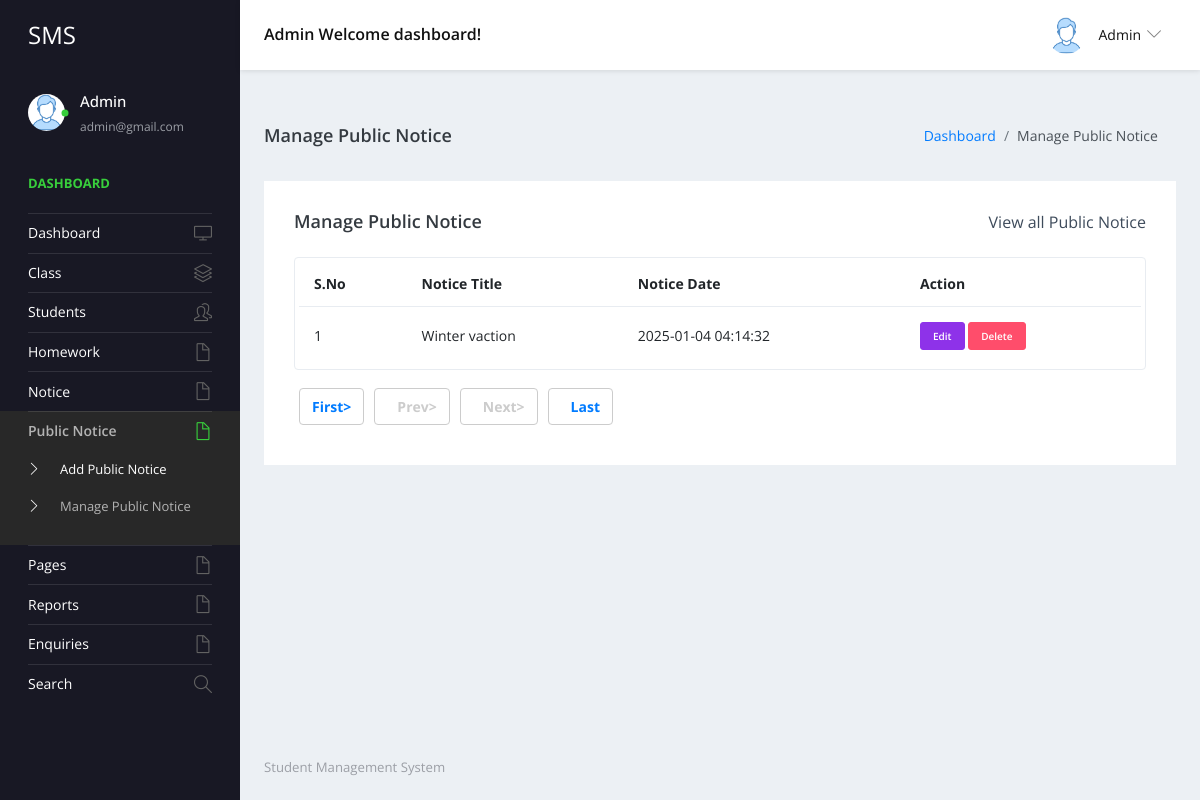
/admin/manage-public-notice.php (signed in), run on the app's committed database.
### tables this page shows
CREATE TABLE `tblpublicnotice` (
  `ID` int(5) NOT NULL,
  `NoticeTitle` varchar(200) DEFAULT NULL,
  `NoticeMessage` mediumtext DEFAULT NULL,
  `CreationDate` timestamp NULL DEFAULT current_timestamp()
);

### admin/manage-public-notice.php (the view, shortened to what this page needs)
<?php
include('includes/dbconnection.php');
if (strlen($_SESSION['sturecmsaid']==0)) {
  header('location:logout.php');
  } else{
?>
<!DOCTYPE html>
<html lang="en">
  <head>
    <link rel="stylesheet" href="vendors/simple-line-icons/css/simple-line-icons.css">
    <link rel="stylesheet" href="vendors/flag-icon-css/css/flag-icon.min.css">
    <link rel="stylesheet" href="vendors/css/vendor.bundle.base.css">
    <link rel="stylesheet" href="./vendors/daterangepicker/daterangepicker.css">
    <link rel="stylesheet" href="./vendors/chartist/chartist.min.css">
    <link rel="stylesheet" href="./css/style.css">
  </head>
  <body>
    <div class="container-scroller">
     <?php include_once('includes/header.php');?>
      <div class="container-fluid page-body-wrapper">
        <?php include_once('includes/sidebar.php');?>
        <div class="main-panel">
          <div class="content-wrapper">
             <div class="page-header">
              <h3 class="page-title"> Manage Public Notice </h3>
              <nav aria-label="breadcrumb">
                <ol class="breadcrumb">
                  <li class="breadcrumb-item"><a href="dashboard.php">Dashboard</a></li>
                  <li class="breadcrumb-item active" aria-current="page"> Manage Public Notice</li>
                </ol>
              </nav>
            </div>
            <div class="row">
              <div class="col-md-12 grid-margin stretch-card">
                <div class="card">
                  <div class="card-body">
                    <div class="d-sm-flex align-items-center mb-4">
                      <h4 class="card-title mb-sm-0">Manage Public Notice</h4>
                      <a href="#" class="text-dark ml-auto mb-3 mb-sm-0"> View all Public Notice</a>
                    </div>
                    <div class="table-responsive border rounded p-1">
                      <table class="table">
                        <thead>
                          <tr>
                            <th class="font-weight-bold">S.No</th>
                            <th class="font-weight-bold">Notice Title</th>
                            <th class="font-weight-bold">Notice Date</th>
                            <th class="font-weight-bold">Action</th>
                          </tr>
                        </thead>
                        <tbody>
                           <?php
                            if (isset($_GET['pageno'])) {
            $pageno = $_GET['pageno'];
        } else {
            $pageno = 1;
        }
        $no_of_records_per_page =15;
       $ret = "SELECT ID FROM tblpublicnotice";
$query1 = $dbh -> prepare($ret);
$query1->execute();
$total_rows=$query1->rowCount();
$total_pages = ceil($total_rows / $no_of_records_per_page);
$sql="SELECT * from tblpublicnotice";
$query = $dbh -> prepare($sql);
$query->execute();
$results=$query->fetchAll(PDO::FETCH_OBJ);
$cnt=1;
if($query->rowCount() > 0)
{
foreach($results as $row)
{               ?>
                          <tr>
                            <td><?php echo htmlentities($cnt);?></td>
                            <td><?php  echo htmlentities($row->NoticeTitle);?></td>
                            <td><?php  echo htmlentities($row->CreationDate);?></td>
                            <td>
                              <div><a href="edit-public-notice-detail.php?editid=<?php echo htmlentities ($row->ID);?>" class="btn btn-info btn-xs"> Edit</a>
                                               <a href="manage-public-notice.php?delid=<?php echo ($row->ID);?>" onclick="return confirm('Do you really want to Delete ?');" class="btn btn-danger btn-xs"> Delete</a></div>
                            </td>
                          </tr><?php $cnt=$cnt+1;}} else {?>
                            <tr>
                              <th colspan="4" style="color:red;">No Record Found</th>
                            </tr>
                          <?php } ?>
                        </tbody>
                      </table>
                    </div>
                    <div align="left" class="mt-4">
    <ul class="pagination" >
        <li><a href="?pageno=1"><strong>First></strong></a></li>
        <li class="<?php if($pageno <= 1){ echo 'disabled'; } ?>">
            <a href="<?php if($pageno <= 1){ echo '#'; } else { echo "?pageno=".($pageno - 1); } ?>"><strong style="padding-left: 10px">Prev></strong></a>
        </li>
        <li class="<?php if($pageno >= $total_pages){ echo 'disabled'; } ?>">
            <a href="<?php if($pageno >= $total_pages){ echo '#'; } else { echo "?pageno=".($pageno + 1); } ?>"><strong style="padding-left: 10px">Next></strong></a>
        </li>
        <li><a href="?pageno=<?php echo $total_pages; ?>"><strong style="padding-left: 10px">Last</strong></a></li>
    </ul>
</div>
                  </div>
                </div>
              </div>
            </div>
          </div>
         <?php include_once('includes/footer.php');?>
        </div>
      </div>
    </div>
  </body>
</html><?php }  ?>

### admin/includes/header.php (shortened to what this page needs)
 <nav class="navbar default-layout-navbar col-lg-12 col-12 p-0 fixed-top d-flex flex-row">
        <div class="navbar-brand-wrapper d-flex align-items-center">
          <a class="navbar-brand brand-logo" href="dashboard.php">
            <strong style="color: white;">SMS</strong>
          </a>
        </div><?php
         $aid= $_SESSION['sturecmsaid'];
$sql="SELECT * from tbladmin where ID=:aid";
$query = $dbh -> prepare($sql);
$query->bindParam(':aid',$aid,PDO::PARAM_STR);
$query->execute();
$results=$query->fetchAll(PDO::FETCH_OBJ);
$cnt=1;
if($query->rowCount() > 0)
{
foreach($results as $row)
{               ?>
        <div class="navbar-menu-wrapper d-flex align-items-center flex-grow-1">
          <h5 class="mb-0 font-weight-medium d-none d-lg-flex"><?php  echo htmlentities($row->AdminName);?> Welcome dashboard!</h5>
          <ul class="navbar-nav navbar-nav-right ml-auto">
            <li class="nav-item dropdown d-none d-xl-inline-flex user-dropdown">
              <a class="nav-link dropdown-toggle" id="UserDropdown" href="#" data-toggle="dropdown" aria-expanded="false">
                <img class="img-xs rounded-circle ml-2" src="images/faces/face8.jpg" alt="Profile image"> <span class="font-weight-normal"> <?php  echo htmlentities($row->AdminName);?> </span></a>
                <?php $cnt=$cnt+1;}} ?>
            </li>
          </ul>
        </div>
      </nav>

### admin/includes/sidebar.php (shortened to what this page needs)
<nav class="sidebar sidebar-offcanvas" id="sidebar">
          <ul class="nav">
            <li class="nav-item nav-profile">
              <a href="#" class="nav-link">
                <div class="profile-image">
                  <img class="img-xs rounded-circle" src="images/faces/face8.jpg" alt="profile image">
                  <div class="dot-indicator bg-success"></div>
                </div>
                <div class="text-wrapper">
                  <?php
         $aid= $_SESSION['sturecmsaid'];
$sql="SELECT * from tbladmin where ID=:aid";
$query = $dbh -> prepare($sql);
$query->bindParam(':aid',$aid,PDO::PARAM_STR);
$query->execute();
$results=$query->fetchAll(PDO::FETCH_OBJ);
$cnt=1;
if($query->rowCount() > 0)
{
foreach($results as $row)
{               ?>
                  <p class="profile-name"><?php  echo htmlentities($row->AdminName);?></p>
                  <p class="designation"><?php  echo htmlentities($row->Email);?></p><?php $cnt=$cnt+1;}} ?>
                </div>
              </a>
            </li>
            <li class="nav-item nav-category">
              <span class="nav-link">Dashboard</span>
            </li>
            <li class="nav-item">
              <a class="nav-link" href="dashboard.php">
                <span class="menu-title">Dashboard</span>
                <i class="icon-screen-desktop menu-icon"></i>
              </a>
            </li>
            <li class="nav-item">
              <a class="nav-link" data-toggle="collapse" href="#ui-basic" aria-expanded="false" aria-controls="ui-basic">
                <span class="menu-title">Class</span>
                <i class="icon-layers menu-icon"></i>
              </a>
            </li>
            <li class="nav-item">
              <a class="nav-link" data-toggle="collapse" href="#ui-basic1" aria-expanded="false" aria-controls="ui-basic1">
                <span class="menu-title">Students</span>
                <i class="icon-people menu-icon"></i>
              </a>
            </li>
 <li class="nav-item">
              <a class="nav-link" data-toggle="collapse" href="#hw" aria-expanded="false" aria-controls="hw">
                <span class="menu-title">Homework</span>
                <i class="icon-doc menu-icon"></i>
              </a>
            </li>
            <li class="nav-item">
              <a class="nav-link" data-toggle="collapse" href="#auth" aria-expanded="false" aria-controls="auth">
                <span class="menu-title">Notice</span>
                <i class="icon-doc menu-icon"></i>
              </a>
            </li>
            <li class="nav-item">
              <a class="nav-link" data-toggle="collapse" href="#auth1" aria-expanded="false" aria-controls="auth">
                <span class="menu-title">Public Notice</span>
                <i class="icon-doc menu-icon"></i>
              </a>
              <div class="collapse" id="auth1">
                <ul class="nav flex-column sub-menu">
                  <li class="nav-item"> <a class="nav-link" href="add-public-notice.php"> Add Public Notice </a></li>
                  <li class="nav-item"> <a class="nav-link" href="manage-public-notice.php"> Manage Public Notice </a></li>
                </ul>
              </div>
              <li class="nav-item">
              <a class="nav-link" data-toggle="collapse" href="#auth2" aria-expanded="false" aria-controls="auth">
                <span class="menu-title">Pages</span>
                <i class="icon-doc menu-icon"></i>
              </a>
            </li>
      <li class="nav-item">
              <a class="nav-link" data-toggle="collapse" href="#auth22" aria-expanded="false" aria-controls="auth2">
                <span class="menu-title">Reports</span>
                <i class="icon-doc menu-icon"></i>
              </a>
            </li>
            <li class="nav-item">
              <a class="nav-link" data-toggle="collapse" href="#auth23" aria-expanded="false" aria-controls="auth2">
                <span class="menu-title">Enquiries</span>
                <i class="icon-doc menu-icon"></i>
              </a>
            </li>
            <li class="nav-item">
              <a class="nav-link" href="search.php">
                <span class="menu-title">Search</span>
                <i class="icon-magnifier menu-icon"></i>
              </a>
            </li>
            </li>
          </ul>
        </nav>

### data on the page
tblpublicnotice: NoticeTitle "Winter vaction", CreationDate "2025-01-04 04:14:32"

### other printed values
$row->AdminName "Admin"
$row->Email "admin@gmail.com"
